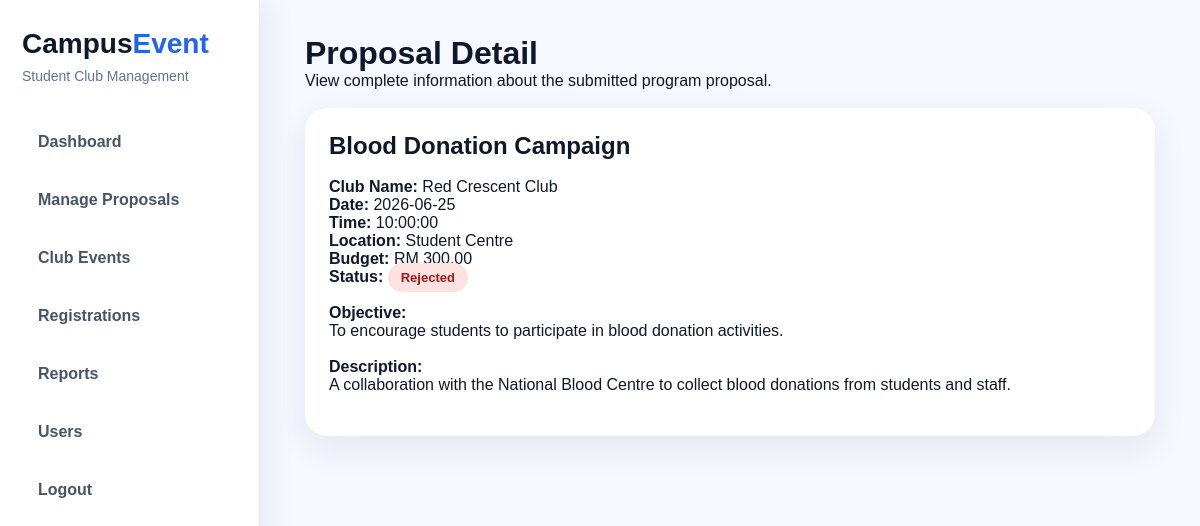
The page /proposal_detail.php?id=3 (signed in) on the database its author committed.
### tables this page shows
CREATE TABLE `program_proposals` (
  `proposal_id` int(11) NOT NULL,
  `user_id` int(11) DEFAULT NULL,
  `program_name` varchar(150) NOT NULL,
  `club_name` varchar(100) NOT NULL,
  `objective` text NOT NULL,
  `description` text DEFAULT NULL,
  `proposal_date` date NOT NULL,
  `proposal_time` time NOT NULL,
  `location` varchar(150) NOT NULL,
  `budget` decimal(10,2) NOT NULL,
  `status` enum('Pending','Approved','Rejected') DEFAULT 'Pending',
  `admin_remark` text DEFAULT NULL,
  `created_at` timestamp NOT NULL DEFAULT current_timestamp()
);

### proposal_detail.php (the view, shortened to what this page needs)
<?php
include 'includes/db.php';
$id = $_GET['id'];
$query = mysqli_query($conn, "SELECT * FROM program_proposals WHERE proposal_id='$id'");
$row = mysqli_fetch_assoc($query);
?>
<!DOCTYPE html>
<html>
<head>
    <link rel="stylesheet" href="assets/css/style.css?v=3">
</head>
<body>
    <?php include 'includes/sidebar.php'; ?>
    <div class="main">
        <h1>Proposal Detail</h1>
        <p>View complete information about the submitted program proposal.</p>
        <br>
        <div class="card">
            <h2><?php echo $row['program_name']; ?></h2>
            <br>
            <p><b>Club Name:</b> <?php echo $row['club_name']; ?></p>
            <p><b>Date:</b> <?php echo $row['proposal_date']; ?></p>
            <p><b>Time:</b> <?php echo $row['proposal_time']; ?></p>
            <p><b>Location:</b> <?php echo $row['location']; ?></p>
            <p><b>Budget:</b> RM <?php echo $row['budget']; ?></p>
            <p>
                <b>Status:</b>
                <span class="badge badge-<?php echo strtolower($row['status']); ?>">
                    <?php echo $row['status']; ?>
                </span>
            </p>
            <br>
            <p><b>Objective:</b></p>
            <p><?php echo $row['objective']; ?></p>
            <br>
            <p><b>Description:</b></p>
            <p><?php echo $row['description']; ?></p>
            <br>
        </div>
    </div>
</body>
</html>

### assets/css/style.css (style rules this page uses)
* { margin: 0; padding: 0; box-sizing: border-box; font-family: Arial, sans-serif; }
body { background: #f5f8ff; color: #0f172a; }
.main { margin-left: 260px; padding: 35px 45px; }
.card, .table-card { background: white; padding: 24px; border-radius: 22px; box-shadow: 0 12px 35px rgba(15, 23, 42, 0.08); overflow-x: auto; }
.badge { padding: 7px 13px; border-radius: 20px; font-size: 13px; font-weight: bold; }
.badge-rejected { background: #fee2e2; color: #991b1b; }

### rows shown on the page
program_proposals: program_name "Blood Donation Campaign", club_name "Red Crescent Club", proposal_date "2026-06-25", proposal_time "10:00:00", location "Student Centre", budget "300.00", status "Rejected", objective "To encourage students to participate in blood donation activities.", description "A collaboration with the National Blood Centre to collect blood donations from students and staff."
